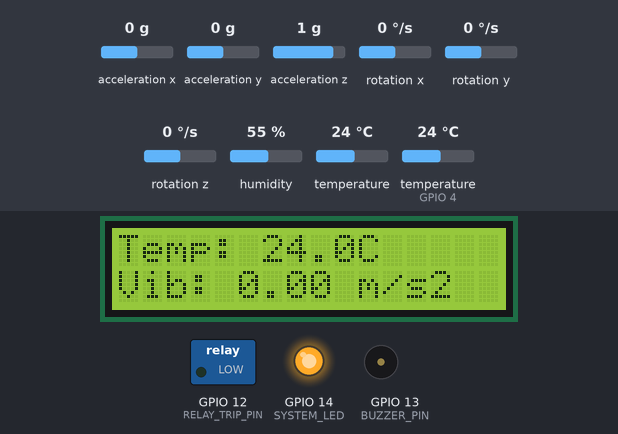
The sketch below on a simulated ESP32. Parts: 16×2 character LCD, switched loads named in the sketch (green lamp = pin HIGH), output pins drawn as LEDs (lit = HIGH), buzzer (waves = sounding). The inputs (shaded band) are chosen by the test bench; at power-on: acceleration x 0 g, temperature (sensor on GPIO 4) 24 °C, acceleration z 1 g, acceleration y 0 g, rotation x 0 °/s, rotation y 0 °/s, rotation z 0 °/s, humidity 55 %, temperature 24 °C. What the sketch prints to the serial monitor is not drawn.

Above: at 2.7 s.
2.8 s: acceleration x set to -0.4 g
At 3.6 s:
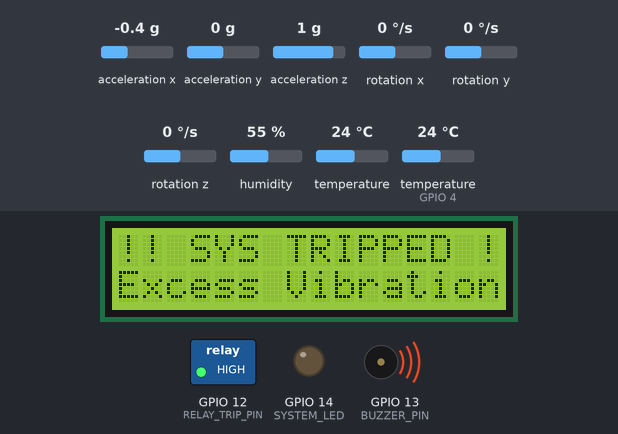
4.7 s: acceleration x set to 0 g
At 5.4 s:
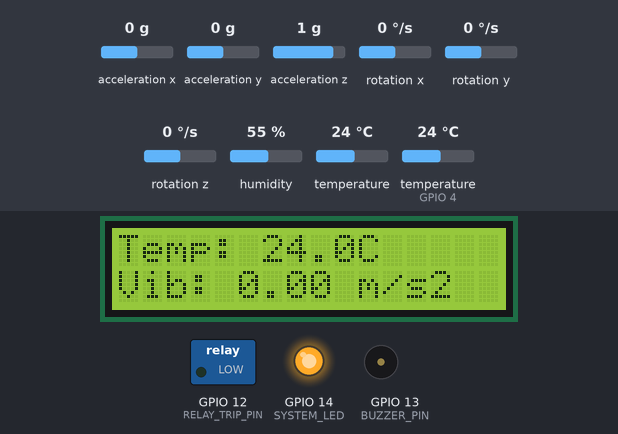
6.3 s: temperature (sensor on GPIO 4) set to 12 °C
At 8.8 s:
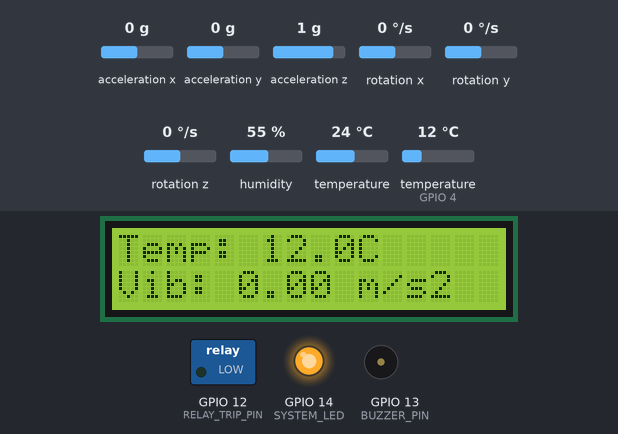
9.5 s: acceleration z set to 0.8 g
At 10.2 s:
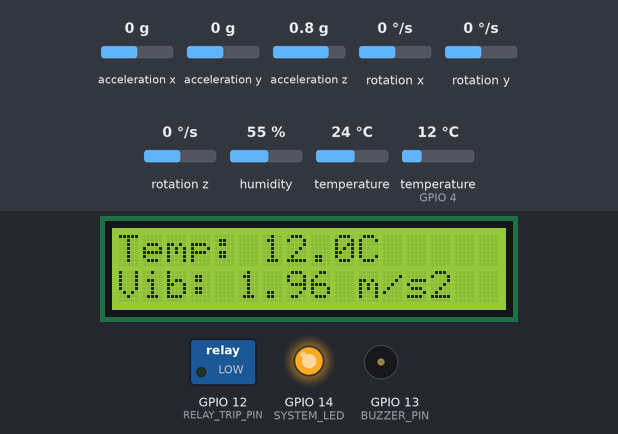
11.1 s: temperature (sensor on GPIO 4) set to 19 °C
At 13.1 s:
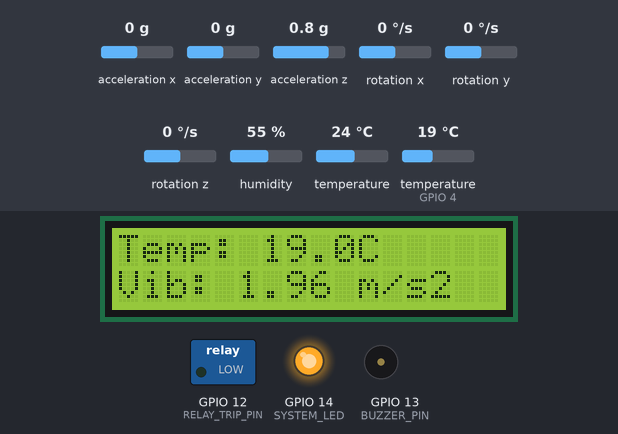
13.8 s: temperature (sensor on GPIO 4) set to 28 °C
At 15.2 s:
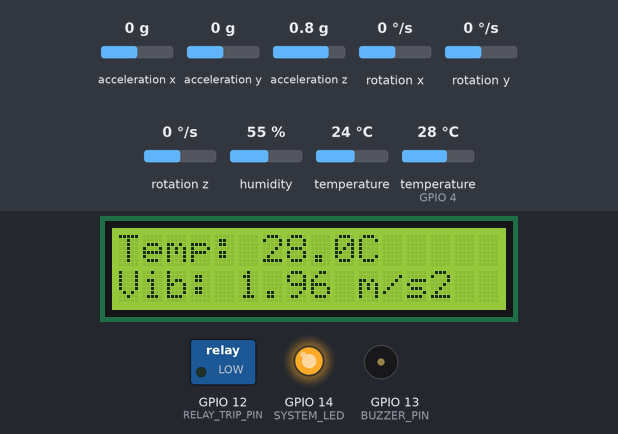
Timing chart, 0 to 16.8 s (numbered marks = the images above; inputs shaded):
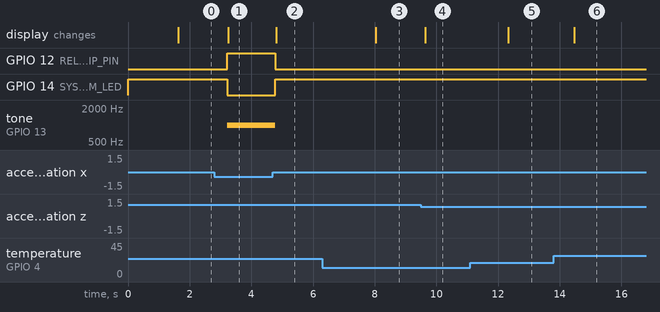

Measured:
- the behaviour switches between -0.2 and -0.3 g on acceleration x (found by bisection; images 0 and 1)
- after the input at 2.8 s, GPIO 12 (RELAY_TRIP_PIN): LOW → HIGH after 0.41 s; GPIO 14 (SYSTEM_LED): HIGH → LOW after 0.41 s; tone on GPIO 13 (BUZZER_PIN): silent → 1000 Hz after 0.41 s; the display: changes after 0.46 s (image 1)
- after the input at 4.7 s, GPIO 12 (RELAY_TRIP_PIN): HIGH → LOW after 0.07 s; GPIO 14 (SYSTEM_LED): LOW → HIGH after 0.07 s; tone on GPIO 13 (BUZZER_PIN): 1000 Hz → silent after 0.07 s; the display: changes after 0.11 s (image 2)
- after the input at 6.3 s, the display: changes after 1.7 s (image 3)
- after the input at 9.5 s, the display: changes after 0.14 s (image 4)
- after the input at 11.1 s, the display: changes after 1.2 s (image 5)
- after the input at 13.8 s, the display: changes after 0.67 s (image 6)

The sketch:

sketch.ino
```cpp
/**
 * ==================================================================================
 * PROJECT: Industrial Multi-Sensor Early Warning & Protection System
 * ARCHITECTURE: State-Driven Embedded Firmware with Threshold Telemetry
 * TARGET HARDWARE: Espressif ESP32 Microcontroller
 *
 * DESCRIPTION:
 * This production-grade firmware implements a real-time predictive safety system
 * for industrial machinery (e.g., turbines, boilers). It monitors physical anomalies
 * using a multi-sensor bus array and triggers immediate physical isolation if safe
 * operational limits are exceeded.
 * ==================================================================================
 */

#include <Wire.h>                 // Built-in library handling I2C communication protocol
#include <Adafruit_MPU6050.h>     // Drivers for handling the 3-axis accelerometer sensor
#include <Adafruit_Sensor.h>     // Unified master sensor library by Adafruit
#include <DHT.h>                  // Driver for handling the digital temperature sensor
#include <LiquidCrystal_I2C.h>    // Controller library for the I2C alphanumeric display

/* ==========================================
 * HARDWARE CONFIGURATION & PIN MAPPING
 * ========================================== */
#define DHTPIN 4                  // Digital GPIO pin reading temperature data pulses
#define DHTTYPE DHT22             // Specifying the precise sensor module version (AM2302)
#define RELAY_TRIP_PIN 12         // GPIO output activating the industrial isolation relay
#define BUZZER_PIN 13             // GPIO output driving the local audial warning siren
#define SYSTEM_LED 14             // GPIO output for the visual "System Healthy" heart-beat LED

/* ==========================================
 * INDUSTRY DESIGN CRITERIA & CONSTANTS
 * ========================================== */
// Threshold parameters calculated using standard machinery tolerance specifications
const float VIBRATION_THRESHOLD = 2.50; // Max allowed vibration acceleration change in m/s^2
const float TEMP_MAX_THRESHOLD = 60.0;  // Critical operating temperature ceiling in Celsius

/* ==========================================
 * DRIVER & INSTANCE INITIALIZATIONS
 * ========================================== */
Adafruit_MPU6050 mpu;                   // Creates an object instance for the Accelerometer
DHT dht(DHTPIN, DHTTYPE);               // Initializes the Temperature sensor with pin mappings
LiquidCrystal_I2C lcd(0x27, 16, 2);     // Sets up the LCD using its hexadecimal I2C address

/* ==========================================
 * GLOBAL SYSTEM VARIABLES (STATE REGISTERS)
 * ========================================== */
bool systemFault = false;               // Master flag storing current system health state
float baselineX, baselineY, baselineZ;  // Variables storing structural rest values during startup

/**
 * setup() runs exactly once when the microcontroller boots up.
 * Used for peripheral initialization, calibration, and safety validation.
 */
void setup() {
  // Open serial hardware communication channel for active telemetry output
  Serial.begin(115200);

  // Explicitly configure digital hardware pins as input or output states
  pinMode(RELAY_TRIP_PIN, OUTPUT);
  pinMode(BUZZER_PIN, OUTPUT);
  pinMode(SYSTEM_LED, OUTPUT);

  // INITIAL SAFETY STATE: Machinery trip relay OFF, System Status LED ON
  digitalWrite(RELAY_TRIP_PIN, LOW);
  digitalWrite(SYSTEM_LED, HIGH);

  // Bring up the Liquid Crystal Display module
  lcd.init();
  lcd.backlight();
  lcd.print("System Loading...");

  // Validate presence of physical hardware over the I2C interface bus
  if (!mpu.begin()) {
    Serial.println("CRITICAL ERROR: Failed to detect MPU6050 Accelerometer!");
    lcd.setCursor(0,1);
    lcd.print("MPU6050 Error");
    while (1) { delay(10); } // Hard halt system if a key safety sensor is missing
  }

  dht.begin(); // Initialize communication with the DHT sensor

  // DEVICE CALIBRATION: Fetch structural resting forces to filter out ambient room vibrations
  sensors_event_t a, g, temp;
  mpu.getEvent(&a, &g, &temp);
  baselineX = a.acceleration.x;
  baselineY = a.acceleration.y;
  baselineZ = a.acceleration.z;

  lcd.clear();
  lcd.print("System Nominal");
  delay(1500); // Allow hardware states to fully stabilize
}

/**
 * loop() executes continuously in an infinite cycle.
 * Contains the main logic loop: Read Sensors -> Process Data -> Evaluate Safety State -> Respond.
 */
void loop() {
  // Create structures to store temporary incoming raw register values
  sensors_event_t a, g, temp;
  mpu.getEvent(&a, &g, &temp); // Read current acceleration values from the sensor chip

  float currentTemperature = dht.readTemperature(); // Capture temperature conversion value

  // ALGORITHM: Calculate 3D Vector Delta magnitude of current vibration deviation
  float diffX = abs(a.acceleration.x - baselineX);
  float diffY = abs(a.acceleration.y - baselineY);
  float diffZ = abs(a.acceleration.z - baselineZ);
  // Three-dimensional Euclidean distance equation: d = sqrt(x^2 + y^2 + z^2)
  float vibrationMagnitude = sqrt(diffX*diffX + diffY*diffY + diffZ*diffZ);

  // FAILSAFE CHECK: If a wire loose breaks a sensor link, catch the error instead of reading trash data
  if (isnan(currentTemperature)) {
    Serial.println("Warning: Failed to read data from DHT sensor array!");
    return; // Exit current cycle prematurely to avoid evaluating wrong data
  }

  /* ==========================================
   * CONTROL LOGIC & DECISION ENGINE
   * ========================================== */
  // Evaluate if any sensor reading violates safe industrial boundaries
  if (vibrationMagnitude > VIBRATION_THRESHOLD || currentTemperature > TEMP_MAX_THRESHOLD) {
    // Structural boundary violated! If system hasn't tripped yet, execute trip routine
    if (!systemFault) {
      triggerEmergencyTrip(vibrationMagnitude, currentTemperature);
    }
  } else {
    // Operational variables within safe specifications. Reset system if recovering from fault.
    if (systemFault) {
      clearEmergencyState();
    }
    // Stream healthy real-time machine telemetry over Serial console and LCD
    updateNormalTelemetry(vibrationMagnitude, currentTemperature);
  }

  delay(500); // 2Hz System Evaluation Frequency (runs safety logic exactly twice every second)
}

/**
 * Executes system-wide isolation and alarm procedures when a critical fault condition is reached.
 */
void triggerEmergencyTrip(float vib, float temp) {
  systemFault = true;                 // Lock the system into an active alert state
  digitalWrite(RELAY_TRIP_PIN, HIGH); // Physically trip the machinery isolation contactor breaker
  digitalWrite(SYSTEM_LED, LOW);       // Terminate the healthy system green LED indicator
  tone(BUZZER_PIN, 1000);             // Fire continuous high-frequency alert sound over buzzer

  // Output formal technical alert log data down the telemetry port
  Serial.println("\n=== [CRITICAL INTERRUPT: ISOLATION FAULT DETECTED] ===");
  Serial.print("Vibration Delta: "); Serial.print(vib); Serial.println(" m/s^2");
  Serial.print("Core Temperature: "); Serial.print(temp); Serial.println(" C");
  Serial.println("System Action: Emergency Load Shedding & Protective Breaker Trip Active.");

  // Flash warning parameters to localized physical visual matrix dashboard
  lcd.clear();
  lcd.setCursor(0, 0);
  lcd.print("!! SYS TRIPPED !!");
  lcd.setCursor(0, 1);
  if (temp > TEMP_MAX_THRESHOLD) lcd.print("Over-Temperature");
  else lcd.print("Excess Vibration");
}

/**
 * Restores normal operating state parameters once physical hazards are verified clear.
 */
void clearEmergencyState() {
  systemFault = false;                // Set system state back to safe status flag
  digitalWrite(RELAY_TRIP_PIN, LOW);  // Re-engage the industrial machinery power contactor
  digitalWrite(SYSTEM_LED, HIGH);     // Re-engage the green healthy status indicator
  noTone(BUZZER_PIN);                 // Deactivate the audial alarm system
  Serial.println("\n>>> Alert Recovery: System parameters normalized. Continuous monitoring resumed.");
}

/**
 * Compiles and formats streaming system operational statistics for local operator consumption.
 */
void updateNormalTelemetry(float vib, float temp) {
  // Transmit cleanly formatted engineering data values down the UART/Serial port line
  Serial.print("Telemetry Stream -> Temp: ");
  Serial.print(temp);
  Serial.print("C | Vibration Vector Delta: ");
  Serial.print(vib);
  Serial.println(" m/s^2 [Status: Stable/Nominal]");

  // Refresh physical LCD alphanumeric matrix dashboard interface
  lcd.setCursor(0, 0);
  lcd.print("Temp: "); lcd.print(temp, 1); lcd.print("C     ");
  lcd.setCursor(0, 1);
  lcd.print("Vib: "); lcd.print(vib, 2); lcd.print(" m/s2  ");
}
```
